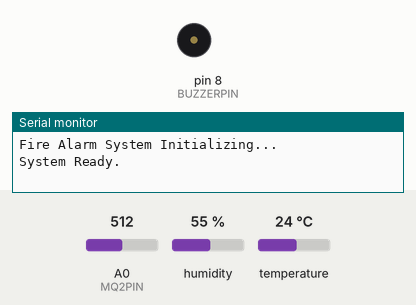
A sketch run on a simulated Arduino Uno, built with avr-gcc and run on an emulated ATmega328P. Parts: buzzer (waves = sounding), the last lines printed to the serial monitor. Inputs (shaded band) come from the test bench; at power-on: A0 (MQ2PIN) = 512, humidity 55 %, temperature 24 °C.

Above: at 3.2 s.
3.3 s: A0 (MQ2PIN) set to 330
6.7 s: A0 (MQ2PIN) set to 307
At 9.2 s:
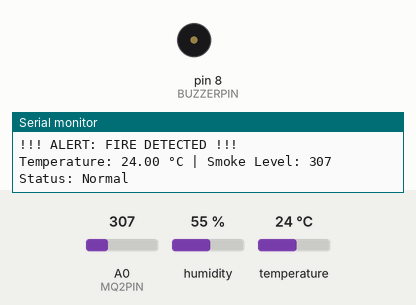
12.2 s: A0 (MQ2PIN) set to 511
At 13.1 s:
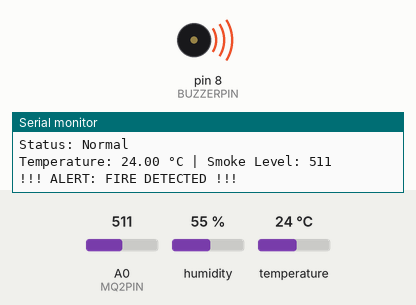
15.6 s: A0 (MQ2PIN) set to 310
At 18.7 s:
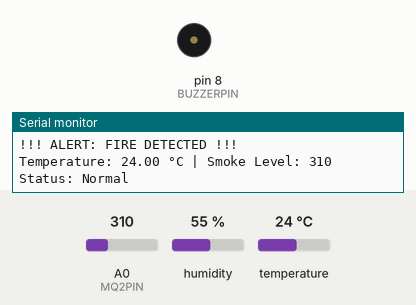
Timing chart, 0 to 20.0 s (numbered marks = the images above; inputs shaded):
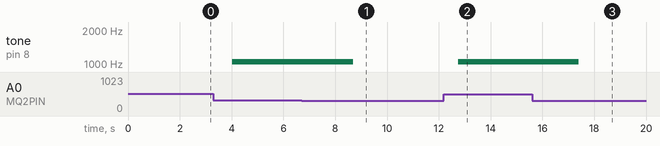

Measured:
- after the input at 6.7 s, tone on pin 8 (BUZZERPIN): 1050 Hz → silent after 2.0 s
- after the input at 12.2 s, tone on pin 8 (BUZZERPIN): silent → 1050 Hz after 0.54 s
- after the input at 15.6 s, tone on pin 8 (BUZZERPIN): 1050 Hz → silent after 1.8 s

The sketch:

smoke-alarm.ino
```cpp
#include <Adafruit_Sensor.h>
#include <DHT.h>

#define DHTPIN 2
#define MQ2PIN A0
#define BUZZERPIN 8

#define DHTTYPE DHT11

float TEMP_THRESHOLD = 40.0;
int SMOKE_THRESHOLD = 320;

// Initialize the DHT sensor object
DHT dht(DHTPIN, DHTTYPE);

void setup() {
  //serial communication at 9600 baud rate for monitoring
  Serial.begin(9600);
  Serial.println("Fire Alarm System Initializing...");

  // Set the pin modes
  pinMode(BUZZERPIN, OUTPUT);

  // Start the DHT sensor
  dht.begin();

  // A small delay to let sensors stabilize
  delay(2000);
  Serial.println("System Ready.");
}

void loop() {
  // A 2-second delay between readings
  delay(2000);

  float temperature = dht.readTemperature(); // Read temperature in Celsius
  int smokeValue = analogRead(MQ2PIN);

  Serial.print("Temperature: ");
  Serial.print(temperature);
  Serial.print(" °C | ");
  Serial.print("Smoke Level: ");
  Serial.println(smokeValue);

  if (isnan(temperature)) {
    Serial.println("Failed to read from DHT sensor!");
    return; // Exit the loop early if sensor fails
  }

  if (temperature > TEMP_THRESHOLD || smokeValue > SMOKE_THRESHOLD) {
    Serial.println("!!! ALERT: FIRE DETECTED !!!");

    tone(BUZZERPIN, 1050); // Produces a 1500Hz tone
    delay(300);
    // noTone(BUZZERPIN);
    // delay(300);
  } else {
    Serial.println("Status: Normal");

    noTone(BUZZERPIN);
  }
}
```
